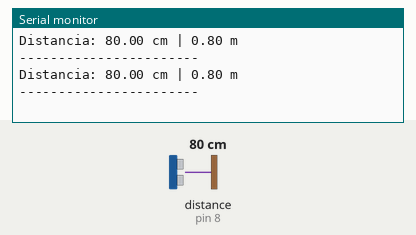
The sketch below on a simulated Arduino Uno, built with avr-gcc and run on an emulated ATmega328P. On the bench: the last lines printed to the serial monitor. The inputs (shaded band) are chosen by the test bench; at power-on: distance to the obstacle (sensor on pin 8) 80 cm. The echo pulse lasts 58.3 µs per cm.

Above: at 1.8 s.
1.9 s: distance to the obstacle (sensor on pin 8) set to 2 cm
At 2.7 s:
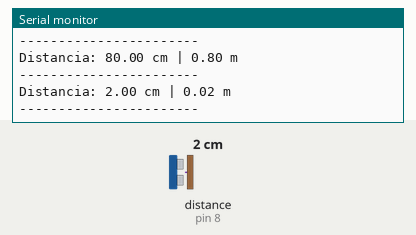
3.4 s: distance to the obstacle (sensor on pin 8) set to 4 cm
At 4.8 s:
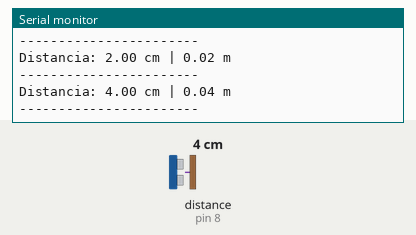
Timing chart, 0 to 6.4 s (numbered marks = the images above; inputs shaded):
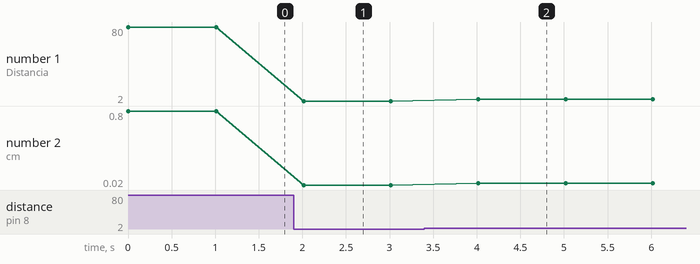

Measured:
- after the input at 1.9 s, the serial monitor: prints a new line after 0.11 s (image 1)
- after the input at 3.4 s, the serial monitor: prints a new line after 0.62 s (image 2)
- plotted number 1: 80 → 2 after the input at 1.9 s, 2 → 4 after the input at 3.4 s
- plotted number 2: 0.8 → 0.02 after the input at 1.9 s, 0.02 → 0.04 after the input at 3.4 s

The sketch:

Sensor_UltraSonico.ino
```cpp
/*
 * =================================================================================
 * PROJETO: Leitura de Distância com Sensor Ultrassônico HC-SR04
 * BIBLIOTECA UTILIZADA: HCSR04 (por Martins Innus)
 *
 * SOBRE O CRIADOR DA BIBLIOTECA:
 * A biblioteca <HCSR04.h> utilizada neste código foi desenvolvida por Martins Innus.
 * Ela simplifica o uso do sensor ultrassônico abstraindo o envio de pulsos do
 * pino Trigger e a medição do tempo de resposta no pino Echo, fornecendo diretamente
 * funções prontas como measureDistanceCm().
 * =================================================================================
 */

// Inclui a biblioteca do sensor ultrassônico criada por Martins Innus
#include <HCSR04.h>

// Mapeamento dos pinos digitais no Arduino Uno
#define p_trigger 7  // Pino que envia o sinal ultrassônico (Trig)
#define p_echo 8     // Pino que recebe o eco do sinal ultrassônico (Echo)

/*
// Mapeamento de pinos alternativo caso utilize o Arduino Mega
#define p_trigger 49
#define p_echo 47
*/

// Inicializa a classe UltraSonicDistanceSensor definindo o objeto 'distanceSensor'
// e associando os pinos definidos acima ao driver da biblioteca.
UltraSonicDistanceSensor distanceSensor(p_trigger, p_echo);

// Declaração das variáveis do tipo float (com casas decimais)
// para evitar que divisões resultem em zero absoluto.
float dist_cm;
float dist_m;

void setup() {
  // Inicializa a comunicação Serial na velocidade de 9600 bauds
  // necessária para enviar dados ao Monitor Serial do computador.
  Serial.begin(9600);
}

void loop() {
  // Executa o método da biblioteca para medir a distância em centímetros.
  // Nota: O método retorna -1 se o sinal não voltar dentro do tempo limite.
  dist_cm = distanceSensor.measureDistanceCm();

  // Verifica se a medição é válida (diferente de -1)
  if (dist_cm < 0) {
    Serial.println("Erro: Sinal ultrassônico não retornado (verifique fiação/alimentação)");
  } else {
    // Converte centímetros em metros dividindo por 100.0 (float)
    dist_m = dist_cm / 100.0;

    // Imprime os dados formatados no Monitor Serial
    Serial.print("Distancia: ");
    Serial.print(dist_cm);
    Serial.print(" cm | ");
    Serial.print(dist_m, 2); // Exibe o valor em metros limitado a 2 casas decimais
    Serial.print(" m\n");
  }

  // Divisor visual para separar as leituras no Monitor Serial
  Serial.print("-----------------------\n");

  // Aguarda 1000 milissegundos (1 segundo) até a próxima leitura
  delay(1000);
}
```
